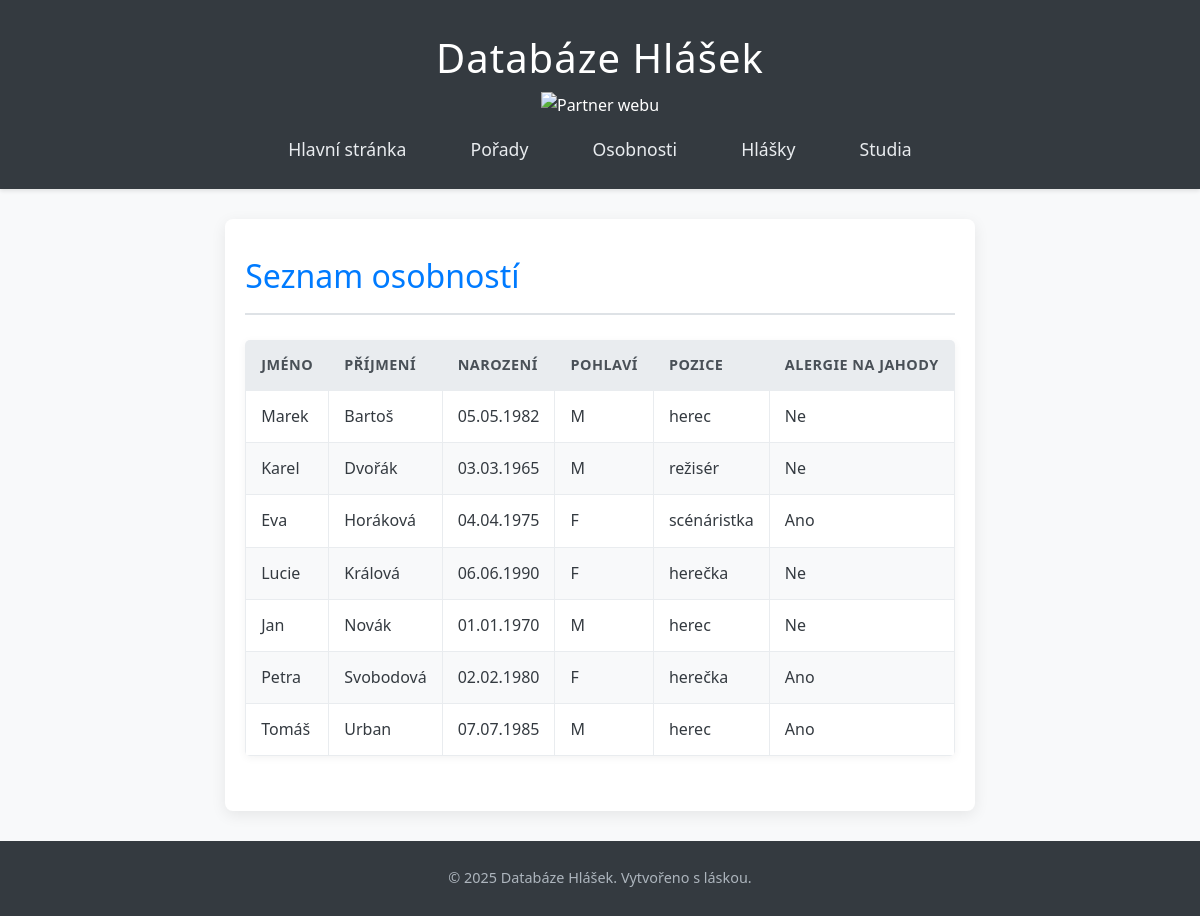
Page /mujweb/osobnosti.php on the committed database.
### tables this page shows
CREATE TABLE `osobnost` (
	`id` INT AUTO_INCREMENT PRIMARY KEY,
	`jmeno` VARCHAR(50) NOT NULL,
	`prijmeni` VARCHAR(50) NOT NULL,
	`narozeni` DATE NOT NULL,
	`pohlavi` VARCHAR(1) NOT NULL,
	`pozice` VARCHAR(50) NOT NULL,
	`alergienajahody` TINYINT(1) NOT NULL
);

### mujweb/includes/db_connect.php (called while the page is built, shortened)
<?php
function e($string) {
    return htmlspecialchars($string, ENT_QUOTES, 'UTF-8');
}
?>

### mujweb/osobnosti.php (the view, shortened to what this page needs)
<?php
include 'includes/header.php';
?>
<h2>Seznam osobností</h2>
<?php
$sql = "SELECT id, jmeno, prijmeni, DATE_FORMAT(narozeni, '%d.%m.%Y') AS narozeni_format, pohlavi, pozice, alergienajahody
        FROM osobnost
        ORDER BY prijmeni ASC, jmeno ASC;";
$result = $conn->query($sql);
if ($result->num_rows > 0) {
    echo "<table>";
    echo "<thead><tr><th>Jméno</th><th>Příjmení</th><th>Narození</th><th>Pohlaví</th><th>Pozice</th><th>Alergie na jahody</th></tr></thead>";
    echo "<tbody>";
    while ($row = $result->fetch_assoc()) {
        echo "<tr id='osobnost-" . e($row['id']) . "'>";
        echo "<td>" . e($row['jmeno']) . "</td>";
        echo "<td>" . e($row['prijmeni']) . "</td>";
        echo "<td>" . e($row['narozeni_format']) . "</td>";
        echo "<td>" . e($row['pohlavi']) . "</td>";
        echo "<td>" . e($row['pozice']) . "</td>";
        echo "<td>" . ($row['alergienajahody'] ? 'Ano' : 'Ne') . "</td>";
        echo "</tr>";
    }
    echo "</tbody></table>";
} else {
    echo "<p>Nebyly nalezeny žádné osobnosti.</p>";
}
?>
<?php include 'includes/footer.php'; ?>

### mujweb/css/style.css (style rules this page uses)
*, *::before, *::after { box-sizing: border-box; margin: 0; padding: 0; }
body { font-family: 'Segoe UI', Tahoma, Geneva, Verdana, sans-serif; line-height: 1.7; background-color: #f8f9fa; color: #343a40; display: flex; flex-direction: column; min-height: 100vh; font-size: 16px; }
h2 { color: #007bff; border-bottom: 2px solid #dee2e6; padding-bottom: 10px; margin-bottom: 25px; font-size: 2rem; font-weight: 500; }
table { width: 100%; border-collapse: collapse; margin-bottom: 25px; box-shadow: 0 2px 8px rgba(0,0,0,0.05); border-radius: 5px; overflow: hidden; }
th, td { border: 1px solid #e9ecef; padding: 12px 15px; text-align: left; vertical-align: middle; }
th { background-color: #e9ecef; color: #495057; font-weight: 600; text-transform: uppercase; font-size: 0.9rem; letter-spacing: 0.5px; }
tr { transition: background-color 0.2s ease; }
tr:nth-child(even) { background-color: #f8f9fa; }

### rows in the picture
osobnost: jmeno "Marek", prijmeni "Bartoš", narozeni_format "05.05.1982", pohlavi "M", pozice "herec", alergienajahody "Ne"
osobnost: jmeno "Karel", prijmeni "Dvořák", narozeni_format "03.03.1965", pohlavi "M", pozice "režisér", alergienajahody "Ne"
osobnost: jmeno "Eva", prijmeni "Horáková", narozeni_format "04.04.1975", pohlavi "F", pozice "scénáristka", alergienajahody "Ano"
osobnost: jmeno "Lucie", prijmeni "Králová", narozeni_format "06.06.1990", pohlavi "F", pozice "herečka", alergienajahody "Ne"
osobnost: jmeno "Jan", prijmeni "Novák", narozeni_format "01.01.1970", pohlavi "M", pozice "herec", alergienajahody "Ne"
osobnost: jmeno "Petra", prijmeni "Svobodová", narozeni_format "02.02.1980", pohlavi "F", pozice "herečka", alergienajahody "Ano"
osobnost: jmeno "Tomáš", prijmeni "Urban", narozeni_format "07.07.1985", pohlavi "M", pozice "herec", alergienajahody "Ano"
